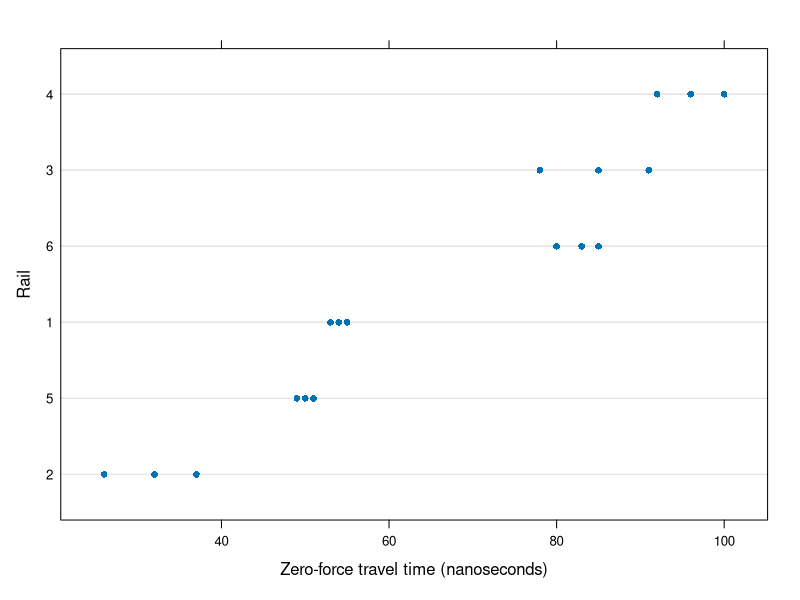
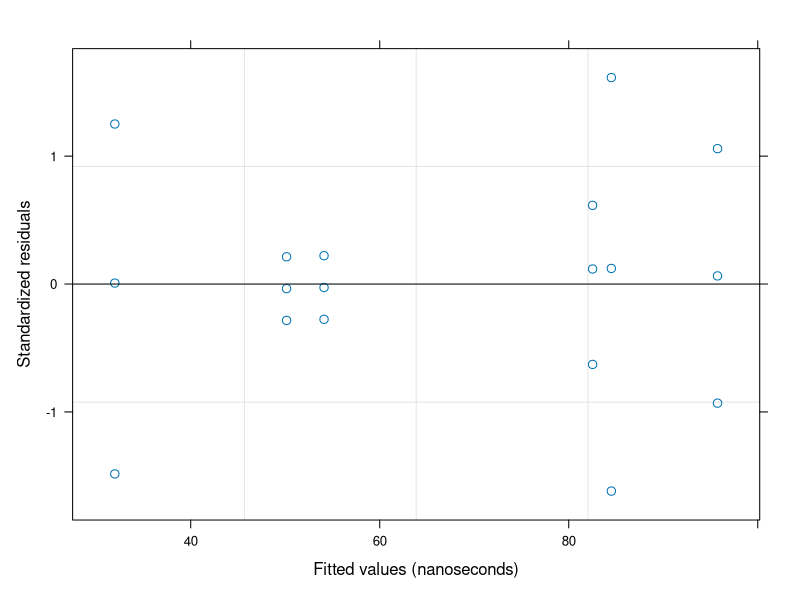
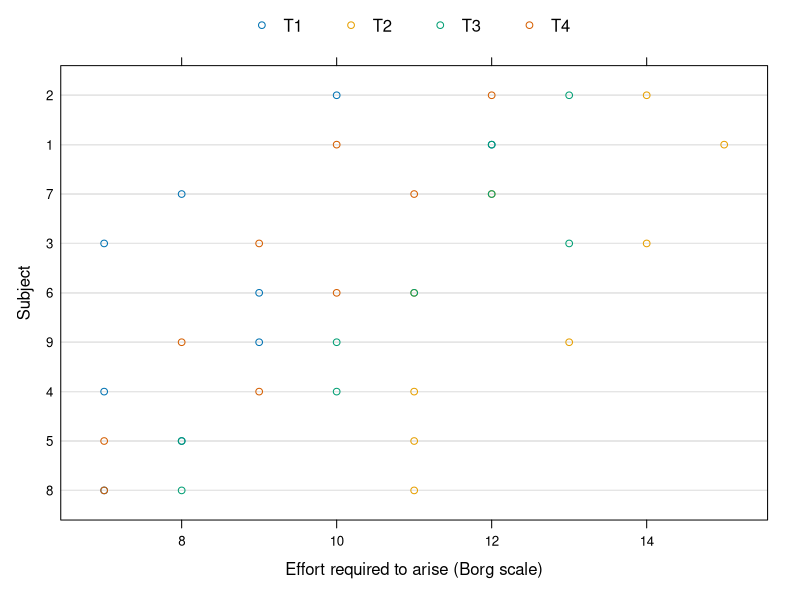
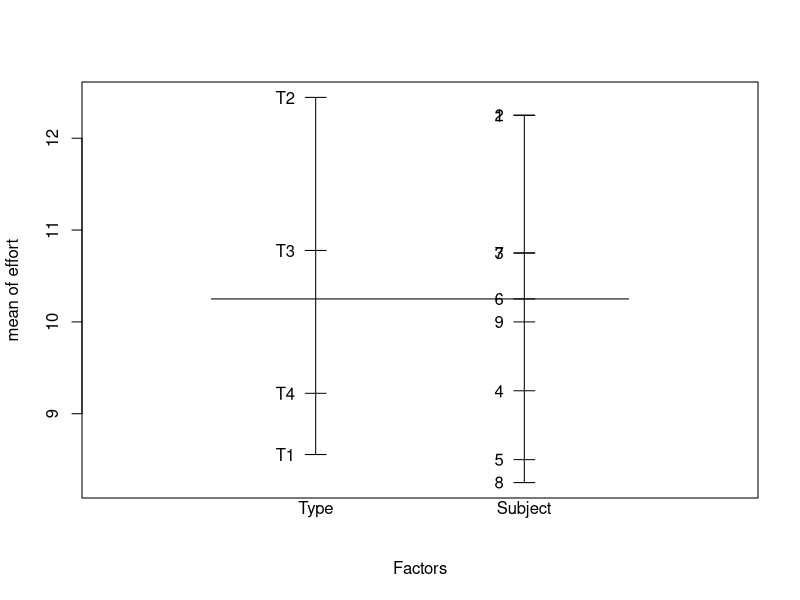
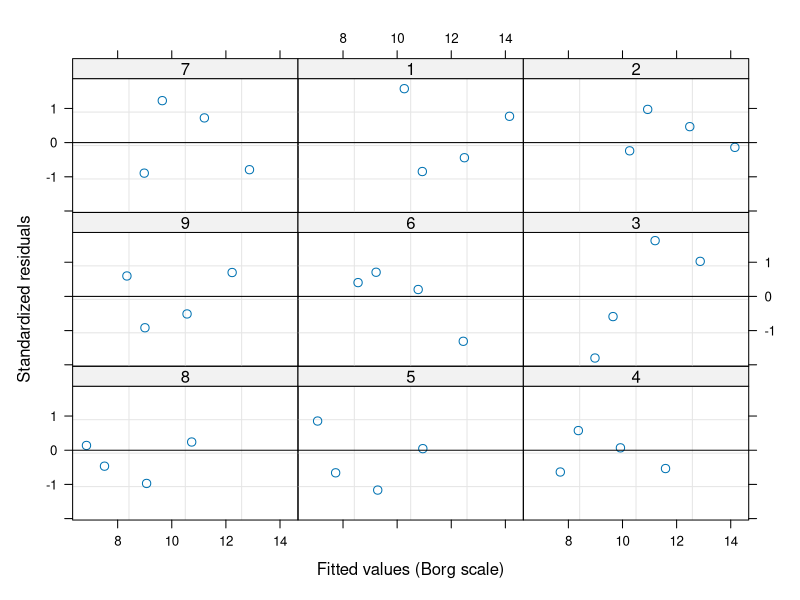
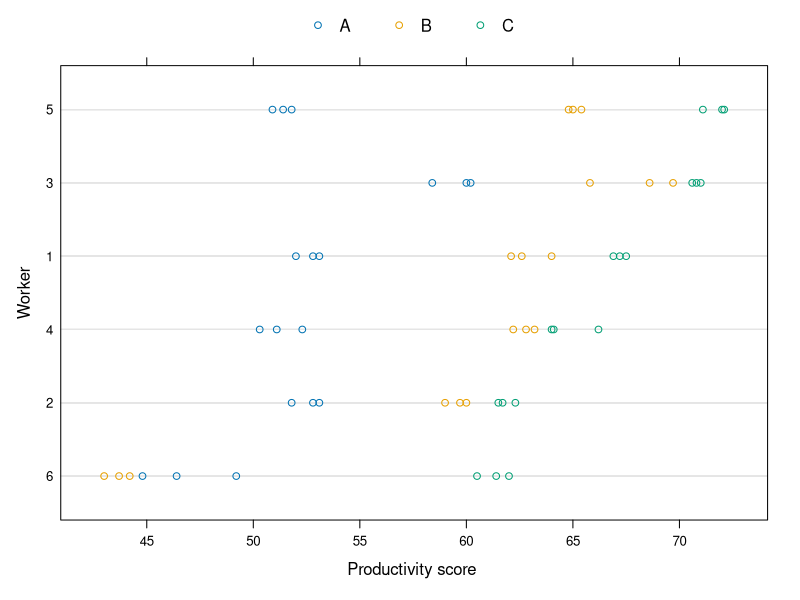
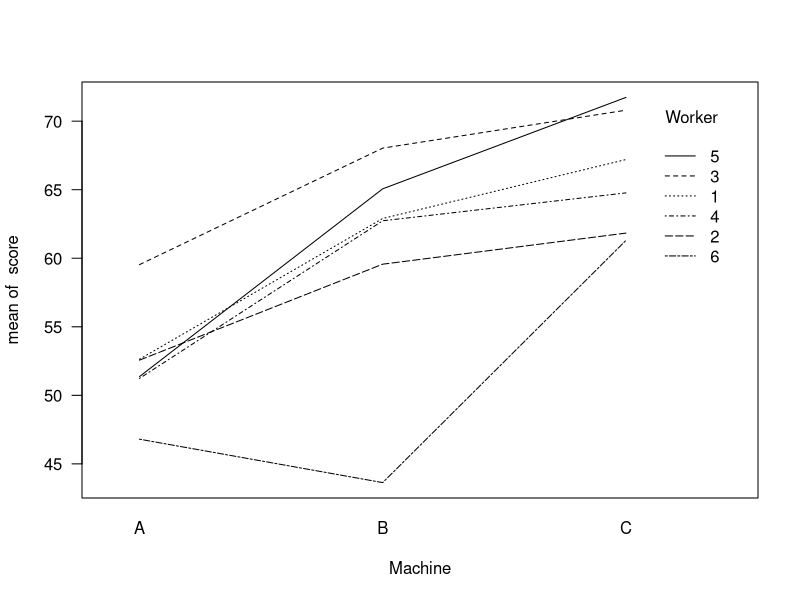

Write the R code that produced these figures, in order.
## ---- chunk 1
knitr::opts_chunk$set(echo = TRUE)
knitr::opts_chunk$set(fig.align = "center")
knitr::opts_chunk$set(fig.height = 4)
knitr::opts_chunk$set(fig.width = 4)
## ---- chunk 2
library(nlme)
head(Rail)
class(Rail)
plot(Rail)
## ---- chunk 3
fm1Rail.lm <- lm(travel ~ 1, data = Rail)
summary(fm1Rail.lm)
## ---- chunk 4
fm2Rail.lm <- lm(travel ~ Rail - 1, data = Rail)
summary(fm2Rail.lm)
## ---- chunk 5
fm1Rail.lme <- lme(travel ~ 1, data = Rail, random = ~ 1 | Rail)
summary(fm1Rail.lme)
## ---- chunk 6
fm1Rail.lmeML <- update(fm1Rail.lme, method = "ML")
summary(fm1Rail.lmeML)
## ---- chunk 7
plot(fm1Rail.lme)
intervals(fm1Rail.lme)
anova(fm1Rail.lme)
## ---- chunk 8
plot(ergoStool)
plot.design(ergoStool)
## ---- chunk 9
#options( contrasts = c(factor = "contr.treatment", ordered = "contr.poly"))
options( contrasts = c(factor = "contr.helmert", ordered = "contr.poly"))
contrasts(ergoStool$Type)
## ---- chunk 10
ergoStool1 <- ergoStool[ ergoStool$Subject == "1", ]
model.matrix( effort ~ Type, ergoStool1)
## ---- chunk 11
fm1Stool <- lme(effort ~ Type, data = ergoStool, random = ~ 1 | Subject)
summary(fm1Stool)
anova(fm1Stool)
## ---- chunk 12
options( contrasts = c(factor = "contr.treatment", ordered = "contr.poly"))
#options( contrasts = c(factor = "contr.helmert", ordered = "contr.poly"))
contrasts(ergoStool$Type)
fm2Stool <- lme(effort ~ Type, data = ergoStool, random = ~ 1 | Subject)
summary(fm2Stool)
anova(fm2Stool)
## ---- chunk 13
model.matrix( effort ~ Type - 1, ergoStool1 )
fm3Stool <- lme(effort ~ Type, data = ergoStool, random = ~ 1 | Subject)
summary(fm3Stool)
anova(fm3Stool)
## ---- chunk 14
intervals(fm1Stool)
plot(fm1Stool, form = resid(., type = "p") ~ fitted(.) | Subject, abline = 0)
## ---- chunk 15
plot(Machines)
## ---- chunk 16
attach(Machines)
interaction.plot(Machine, Worker, score, las = 1)
detach()
## ---- chunk 17
fm1Machine <- lme(score ~ Machine, data = Machines, random = ~ 1 | Worker)
summary(fm1Machine)
## ---- chunk 18
fm2Machine <- update(fm1Machine, random = ~ 1 | Worker/Machine )
summary(fm2Machine)
anova(fm1Machine, fm2Machine)
## ---- chunk 19
# Omit 10 of 54 values.
MachinesUnbal <- Machines[-c(2,3,6,8,9,12,19,20,27,33), ]
table(MachinesUnbal$Machine, MachinesUnbal$Worker)
fm1MachinesU <- lme( score ~ Machine, data = MachinesUnbal, random = ~ 1 | Worker/Machine)
summary(fm1MachinesU)
intervals(fm1MachinesU)
